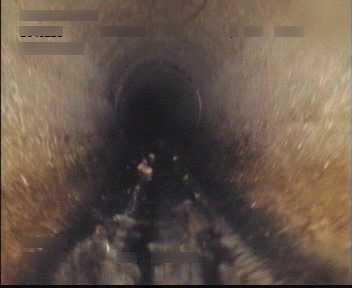
#> input picture coudlabs/data/coudlab_example/images/test/00212205.png, 352 x 288 px, given in place of IMG_9028.MOV, which was not available
$ python image_depth_SfM.py
#> lines starting #> are read from the running program, lines starting #| are printed output that depends on the picture; after the words box and inside, x2 and y2 are one past the last pixel; in counts of white or black regions, pixels touching at a corner belong together; pictures that were not available may be replaced by others from this repository, and a replacement may not be noted
#> further down, frame is the input picture: shape (288, 352, 3); mean B, G, R 74.1, 85.6, 101.3
import cv2
import numpy as np
import matplotlib.pyplot as plt
from mpl_toolkits.axes_grid1 import make_axes_locatable

# Load video file
data_path = "C:/Users/ci1ek/Desktop/test/IMG_9028.MOV"
cap = cv2.VideoCapture(data_path)

# Set output video parameters
frame_width = int(cap.get(cv2.CAP_PROP_FRAME_WIDTH))
frame_height = int(cap.get(cv2.CAP_PROP_FRAME_HEIGHT))
fps = int(cap.get(cv2.CAP_PROP_FPS))
fourcc = cv2.VideoWriter_fourcc(*'mp4v')
out = cv2.VideoWriter('output_video.mp4', fourcc, fps, (2 * frame_width, frame_height))

# Define image processing function
def process_frame(frame):
    # Convert frame to grayscale
    gray = cv2.cvtColor(frame, cv2.COLOR_BGR2GRAY)
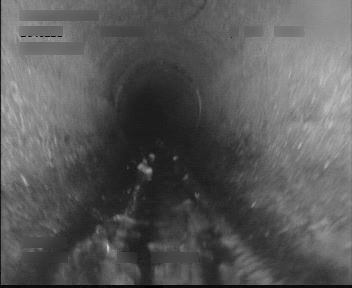
#> gray: shape (288, 352); min 0, max 201, mean 89

    # Apply Canny edge detection to extract edges
    thresh = 100
    edges = cv2.Canny(gray, int(0.35*thresh), thresh)
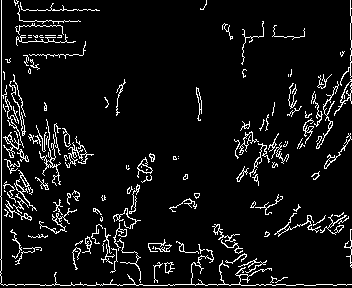
#> edges: shape (288, 352); 7.1% white in thin lines or dots

    # Apply Hough transform to extract lines
    lines = cv2.HoughLinesP(edges, rho=1, theta=np.pi/180, \
        threshold=int(0.35*thresh), minLineLength=10, maxLineGap=5)
#> lines = 207 rows, first 6: [1, 284, 1, 0], [168, 284, 240, 284], [136, 285, 174, 285], [21, 98, 22, 118], [350, 266, 350, 255], [72, 252, 75, 269]

    # Create blank image for depth map
    depth_map = np.zeros_like(gray)

    # Iterate over all detected lines
    for line in lines:
        x1, y1, x2, y2 = line[0]
        # Draw line on depth map with thickness proportional to line length
        cv2.line(depth_map, (x1, y1), (x2, y2), (255, 255, 255), \
            thickness=int(np.sqrt((x2 - x1)**2 + (y2 - y1)**2)))
#> this loop made 207 passes
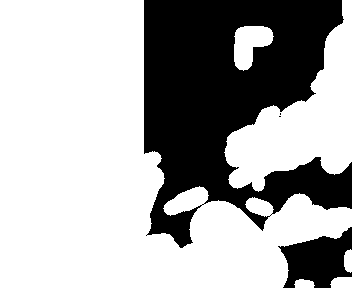
#> depth_map: shape (288, 352); 67.1% white; 4 black regions (2 under 20 px), largest, box (x1, y1, x2, y2) and area: (144, 0, 352, 248) 30659, (278, 227, 352, 288) 2740

    return depth_map

# Loop through each frame
while(cap.isOpened()):
    # Read the frame
    ret, frame = cap.read()
    if not ret:
        break

    # Process the frame to obtain depth map
    depth_map = process_frame(frame)

    # Plot original frame and depth map as contour plot side by side
    fig, ax = plt.subplots(1, 2, figsize=(10, 5))
    im = ax[0].imshow(cv2.cvtColor(frame, cv2.COLOR_BGR2RGB))
    ax[0].set_title('Original Frame')
    im_depth = ax[1].imshow(depth_map, cmap='jet')
    ax[1].set_title('Depth Map')

    # Add colorbar to depth map plot
    divider = make_axes_locatable(ax[1])
    cax = divider.append_axes('right', size='5%', pad=0.05)
    cbar = plt.colorbar(im_depth, cax=cax)
    cbar.ax.set_ylabel('Depth (pixels)')

    # Adjust layout of figure
    plt.tight_layout()

    # Convert plot to image and concatenate with original frame
    fig.canvas.draw()
    plot_img = np.frombuffer(fig.canvas.tostring_rgb(), dtype=np.uint8) \
        .reshape(fig.canvas.get_width_height()[::-1] + (3,))
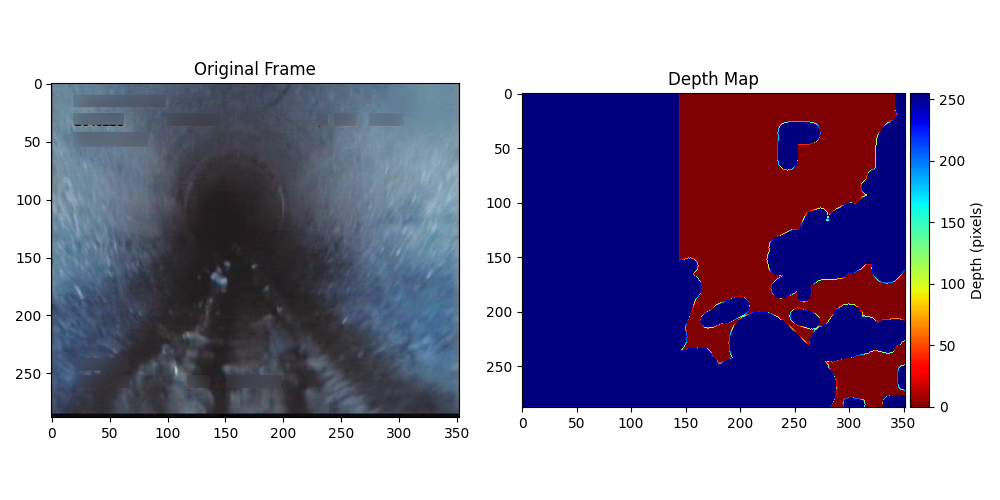
#> plot_img: shape (500, 1000, 3); mean of channels 0, 1, 2 167.5, 143.2, 149.8; drawn as B, G, R

    # Write the output frame to the output video
    out.write(plot_img)

    # Display the output frame on the screen
    cv2.imshow('Output Frame', plot_img)
    if cv2.waitKey(1) & 0xFF == ord('q'):
#> (key q is pressed here)
        break

# Release resources
cap.release()
out.release()
cv2.destroyAllWindows()
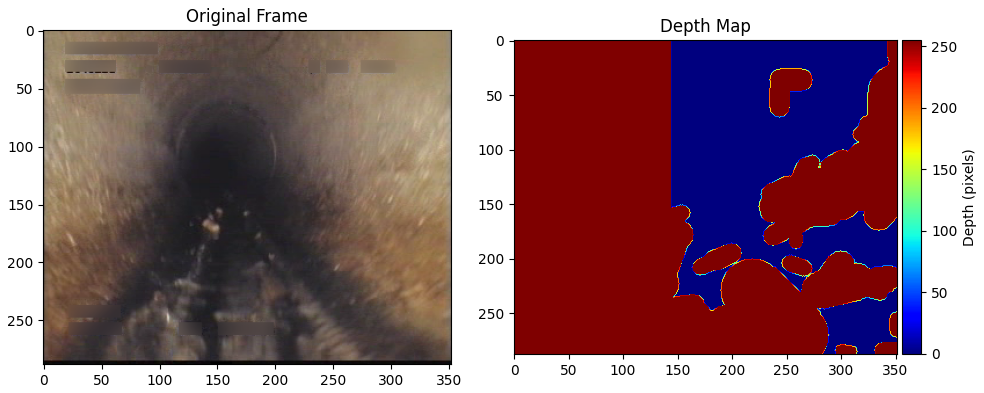
#> figure drawn by matplotlib, 3 panels

$ run again, on coudlabs/data/coudlab_example/images/test/00212225.png
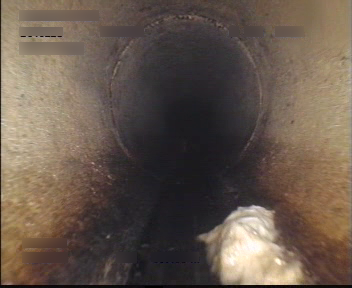
#> input picture coudlabs/data/coudlab_example/images/test/00212225.png, 352 x 288 px, given in place of IMG_9028.MOV, which was not available
#> frame is the input picture: shape (288, 352, 3); mean B, G, R 76.8, 88.1, 102.6
#> in process_frame, `edges = cv2.Canny(gray, int(0.35*thresh), thresh)`:
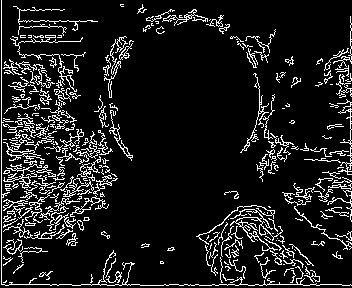
#> edges: shape (288, 352); 11% white in thin lines or dots
#> lines = 425 rows, first 6: [1, 284, 1, 0], [2, 284, 71, 284], [46, 85, 49, 99], [350, 219, 350, 102], [140, 285, 168, 285], [207, 238, 236, 247]
#> the loop in process_frame, `for line in lines:` made 425 passes
#> `cv2.destroyAllWindows()`:
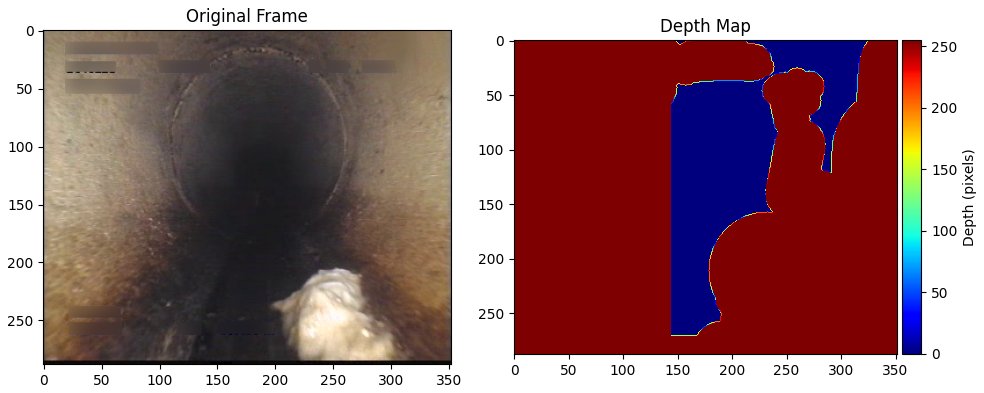
#> figure drawn by matplotlib, 3 panels

$ run again, on coudlabs/data/coudlab_example/images/test/00212295.png
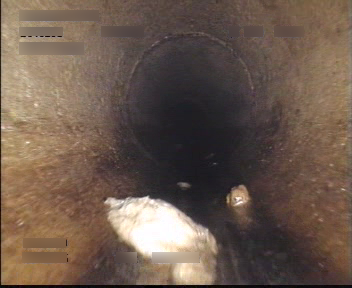
#> input picture coudlabs/data/coudlab_example/images/test/00212295.png, 352 x 288 px, given in place of IMG_9028.MOV, which was not available
#> frame is the input picture: shape (288, 352, 3); mean B, G, R 77.8, 89.9, 108.1
#> in process_frame, `edges = cv2.Canny(gray, int(0.35*thresh), thresh)`:
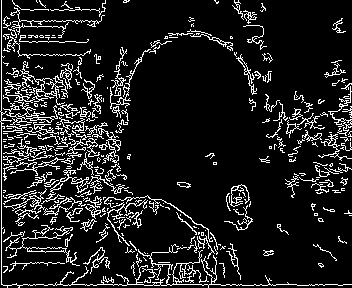
#> edges: shape (288, 352); 11.8% white in thin lines or dots
#> lines = 489 rows, first 6: [1, 284, 1, 0], [167, 284, 241, 284], [3, 285, 35, 285], [4, 80, 62, 138], [51, 79, 58, 91], [59, 108, 69, 117]
#> the loop in process_frame, `for line in lines:` made 489 passes
#> `cv2.destroyAllWindows()`:
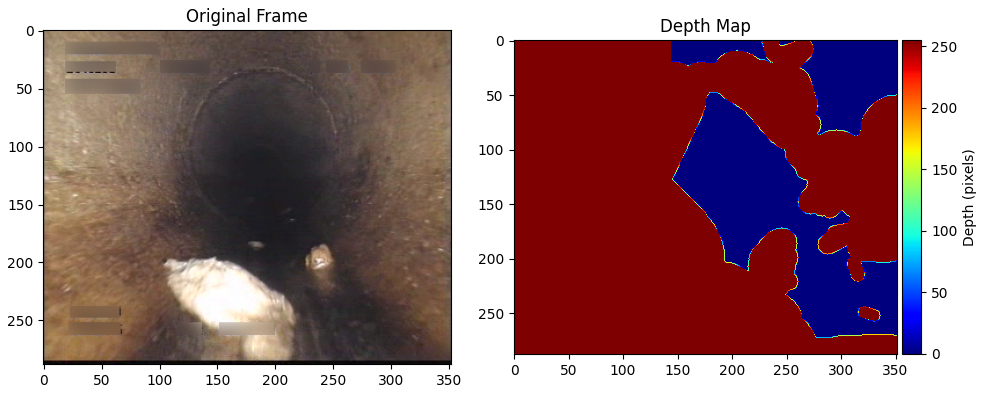
#> figure drawn by matplotlib, 3 panels

$ run again, on coudlabs/data/coudlab_example/images/test/00212311.png
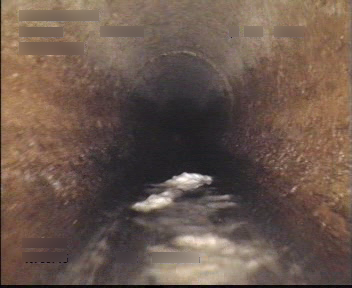
#> input picture coudlabs/data/coudlab_example/images/test/00212311.png, 352 x 288 px, given in place of IMG_9028.MOV, which was not available
#> frame is the input picture: shape (288, 352, 3); mean B, G, R 77, 87.5, 106.9
#> in process_frame, `edges = cv2.Canny(gray, int(0.35*thresh), thresh)`:
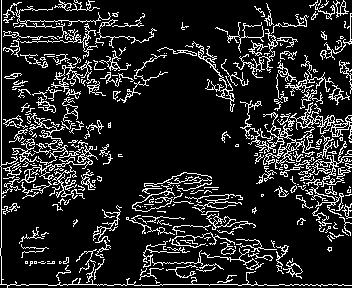
#> edges: shape (288, 352); 14.3% white in thin lines or dots
#> lines = 655 rows, first 6: [1, 247, 1, 0], [160, 284, 257, 284], [280, 56, 296, 40], [166, 201, 181, 194], [34, 24, 52, 27], [48, 285, 67, 285]
#> the loop in process_frame, `for line in lines:` made 655 passes
#> `cv2.destroyAllWindows()`:
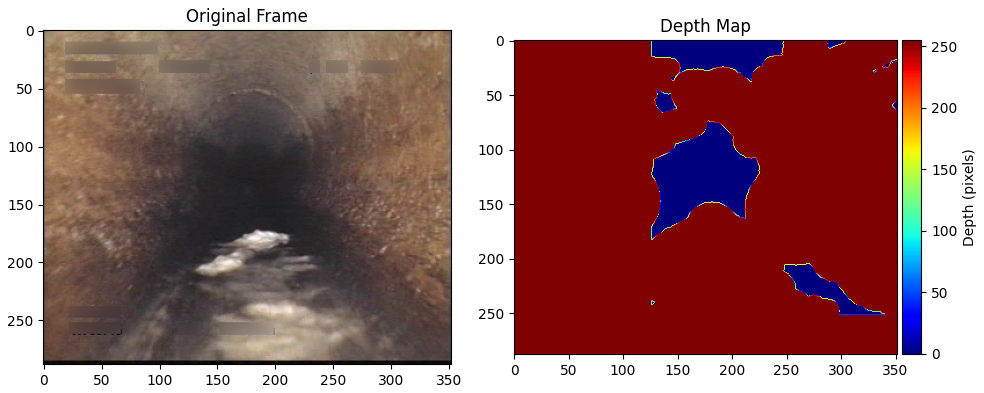
#> figure drawn by matplotlib, 3 panels
